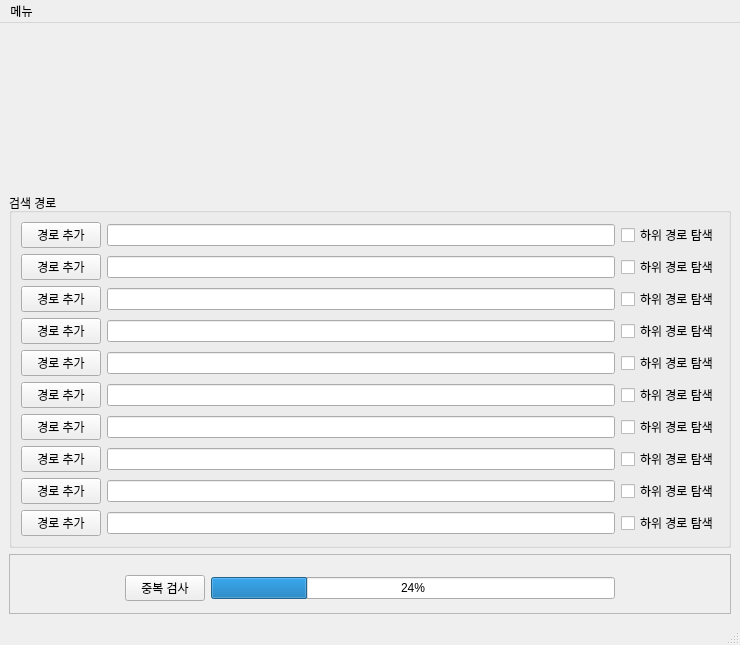
<?xml version="1.0" encoding="UTF-8"?>
<ui version="4.0">
 <class>MainWindow</class>
 <widget class="QMainWindow" name="MainWindow">
  <property name="geometry">
   <rect>
    <x>0</x>
    <y>0</y>
    <width>740</width>
    <height>645</height>
   </rect>
  </property>
  <property name="windowTitle">
   <string>AXION - light &amp; fast duplicate photo finder</string>
  </property>
  <property name="windowIcon">
   <iconset>
    <normaloff>ax_icon_bare.png</normaloff>ax_icon_bare.png</iconset>
  </property>
  <widget class="QWidget" name="centralwidget">
   <layout class="QVBoxLayout" name="verticalLayout">
    <item>
     <widget class="QLabel" name="label">
      <property name="maximumSize">
       <size>
        <width>16777215</width>
        <height>16777215</height>
       </size>
      </property>
      <property name="font">
       <font>
        <family>Agency FB</family>
        <pointsize>48</pointsize>
        <weight>50</weight>
        <italic>false</italic>
        <bold>false</bold>
        <underline>false</underline>
        <strikeout>false</strikeout>
        <kerning>true</kerning>
       </font>
      </property>
      <property name="text">
       <string/>
      </property>
      <property name="pixmap">
       <pixmap>Axion_bar.PNG</pixmap>
      </property>
      <property name="scaledContents">
       <bool>false</bool>
      </property>
      <property name="alignment">
       <set>Qt::AlignCenter</set>
      </property>
     </widget>
    </item>
    <item>
     <widget class="QGroupBox" name="groupBox">
      <property name="maximumSize">
       <size>
        <width>16777215</width>
        <height>16777215</height>
       </size>
      </property>
      <property name="title">
       <string>검색 경로</string>
      </property>
      <property name="alignment">
       <set>Qt::AlignLeading|Qt::AlignLeft|Qt::AlignTop</set>
      </property>
      <layout class="QGridLayout" name="gridLayout">
       <item row="7" column="0">
        <widget class="QPushButton" name="path_btn_8">
         <property name="text">
          <string>경로 추가</string>
         </property>
        </widget>
       </item>
       <item row="0" column="0">
        <widget class="QPushButton" name="path_btn">
         <property name="text">
          <string>경로 추가</string>
         </property>
        </widget>
       </item>
       <item row="0" column="2">
        <widget class="QLineEdit" name="fileline">
         <property name="enabled">
          <bool>true</bool>
         </property>
        </widget>
       </item>
       <item row="1" column="2">
        <widget class="QLineEdit" name="fileline_2">
         <property name="enabled">
          <bool>true</bool>
         </property>
        </widget>
       </item>
       <item row="0" column="3">
        <widget class="QCheckBox" name="checkBox">
         <property name="text">
          <string>하위 경로 탐색</string>
         </property>
        </widget>
       </item>
       <item row="1" column="0">
        <widget class="QPushButton" name="path_btn_2">
         <property name="text">
          <string>경로 추가</string>
         </property>
        </widget>
       </item>
       <item row="3" column="0">
        <widget class="QPushButton" name="path_btn_4">
         <property name="text">
          <string>경로 추가</string>
         </property>
        </widget>
       </item>
       <item row="4" column="0">
        <widget class="QPushButton" name="path_btn_5">
         <property name="text">
          <string>경로 추가</string>
         </property>
        </widget>
       </item>
       <item row="2" column="0">
        <widget class="QPushButton" name="path_btn_3">
         <property name="text">
          <string>경로 추가</string>
         </property>
        </widget>
       </item>
       <item row="5" column="0">
        <widget class="QPushButton" name="path_btn_6">
         <property name="text">
          <string>경로 추가</string>
         </property>
        </widget>
       </item>
       <item row="8" column="0">
        <widget class="QPushButton" name="path_btn_9">
         <property name="text">
          <string>경로 추가</string>
         </property>
        </widget>
       </item>
       <item row="9" column="0">
        <widget class="QPushButton" name="path_btn_10">
         <property name="text">
          <string>경로 추가</string>
         </property>
        </widget>
       </item>
       <item row="6" column="0">
        <widget class="QPushButton" name="path_btn_7">
         <property name="text">
          <string>경로 추가</string>
         </property>
        </widget>
       </item>
       <item row="3" column="2">
        <widget class="QLineEdit" name="fileline_4">
         <property name="enabled">
          <bool>true</bool>
         </property>
        </widget>
       </item>
       <item row="2" column="2">
        <widget class="QLineEdit" name="fileline_3">
         <property name="enabled">
          <bool>true</bool>
         </property>
        </widget>
       </item>
       <item row="4" column="2">
        <widget class="QLineEdit" name="fileline_5"/>
       </item>
       <item row="5" column="2">
        <widget class="QLineEdit" name="fileline_6"/>
       </item>
       <item row="6" column="2">
        <widget class="QLineEdit" name="fileline_7"/>
       </item>
       <item row="7" column="2">
        <widget class="QLineEdit" name="fileline_8"/>
       </item>
       <item row="8" column="2">
        <widget class="QLineEdit" name="fileline_9"/>
       </item>
       <item row="9" column="2">
        <widget class="QLineEdit" name="fileline_10"/>
       </item>
       <item row="1" column="3">
        <widget class="QCheckBox" name="checkBox_2">
         <property name="text">
          <string>하위 경로 탐색</string>
         </property>
        </widget>
       </item>
       <item row="2" column="3">
        <widget class="QCheckBox" name="checkBox_3">
         <property name="text">
          <string>하위 경로 탐색</string>
         </property>
        </widget>
       </item>
       <item row="3" column="3">
        <widget class="QCheckBox" name="checkBox_4">
         <property name="text">
          <string>하위 경로 탐색</string>
         </property>
        </widget>
       </item>
       <item row="4" column="3">
        <widget class="QCheckBox" name="checkBox_5">
         <property name="text">
          <string>하위 경로 탐색</string>
         </property>
        </widget>
       </item>
       <item row="5" column="3">
        <widget class="QCheckBox" name="checkBox_6">
         <property name="text">
          <string>하위 경로 탐색</string>
         </property>
        </widget>
       </item>
       <item row="6" column="3">
        <widget class="QCheckBox" name="checkBox_7">
         <property name="text">
          <string>하위 경로 탐색</string>
         </property>
        </widget>
       </item>
       <item row="7" column="3">
        <widget class="QCheckBox" name="checkBox_8">
         <property name="text">
          <string>하위 경로 탐색</string>
         </property>
        </widget>
       </item>
       <item row="8" column="3">
        <widget class="QCheckBox" name="checkBox_9">
         <property name="text">
          <string>하위 경로 탐색</string>
         </property>
        </widget>
       </item>
       <item row="9" column="3">
        <widget class="QCheckBox" name="checkBox_10">
         <property name="text">
          <string>하위 경로 탐색</string>
         </property>
        </widget>
       </item>
      </layout>
     </widget>
    </item>
    <item>
     <widget class="QFrame" name="frame">
      <property name="maximumSize">
       <size>
        <width>16777215</width>
        <height>60</height>
       </size>
      </property>
      <property name="frameShape">
       <enum>QFrame::StyledPanel</enum>
      </property>
      <property name="frameShadow">
       <enum>QFrame::Raised</enum>
      </property>
      <layout class="QVBoxLayout" name="verticalLayout_3">
       <property name="bottomMargin">
        <number>0</number>
       </property>
       <item>
        <layout class="QHBoxLayout" name="horizontalLayout_3">
         <item>
          <widget class="QLabel" name="label_2">
           <property name="minimumSize">
            <size>
             <width>100</width>
             <height>0</height>
            </size>
           </property>
           <property name="maximumSize">
            <size>
             <width>16777215</width>
             <height>20</height>
            </size>
           </property>
           <property name="text">
            <string/>
           </property>
          </widget>
         </item>
         <item>
          <widget class="QPushButton" name="start_btn">
           <property name="text">
            <string>중복 검사</string>
           </property>
          </widget>
         </item>
         <item>
          <widget class="QProgressBar" name="progressBar">
           <property name="value">
            <number>24</number>
           </property>
          </widget>
         </item>
         <item>
          <widget class="QLabel" name="label_3">
           <property name="minimumSize">
            <size>
             <width>100</width>
             <height>0</height>
            </size>
           </property>
           <property name="maximumSize">
            <size>
             <width>16777215</width>
             <height>20</height>
            </size>
           </property>
           <property name="text">
            <string/>
           </property>
          </widget>
         </item>
        </layout>
       </item>
      </layout>
     </widget>
    </item>
   </layout>
  </widget>
  <widget class="QMenuBar" name="menubar">
   <property name="geometry">
    <rect>
     <x>0</x>
     <y>0</y>
     <width>740</width>
     <height>21</height>
    </rect>
   </property>
   <widget class="QMenu" name="menu">
    <property name="title">
     <string>메뉴</string>
    </property>
    <addaction name="config"/>
    <addaction name="log"/>
    <addaction name="information"/>
   </widget>
   <addaction name="menu"/>
  </widget>
  <widget class="QStatusBar" name="statusBar"/>
  <action name="config">
   <property name="checkable">
    <bool>false</bool>
   </property>
   <property name="icon">
    <iconset>
     <normaloff>config.png</normaloff>config.png</iconset>
   </property>
   <property name="text">
    <string>설정</string>
   </property>
   <property name="shortcut">
    <string>F5</string>
   </property>
   <property name="visible">
    <bool>true</bool>
   </property>
  </action>
  <action name="log">
   <property name="icon">
    <iconset>
     <normaloff>log.png</normaloff>log.png</iconset>
   </property>
   <property name="text">
    <string>로그</string>
   </property>
   <property name="shortcut">
    <string>Ctrl+L</string>
   </property>
  </action>
  <action name="information">
   <property name="icon">
    <iconset>
     <normaloff>infor.png</normaloff>infor.png</iconset>
   </property>
   <property name="text">
    <string>정보</string>
   </property>
   <property name="shortcut">
    <string>Ctrl+I</string>
   </property>
  </action>
 </widget>
 <resources/>
 <connections/>
</ui>
